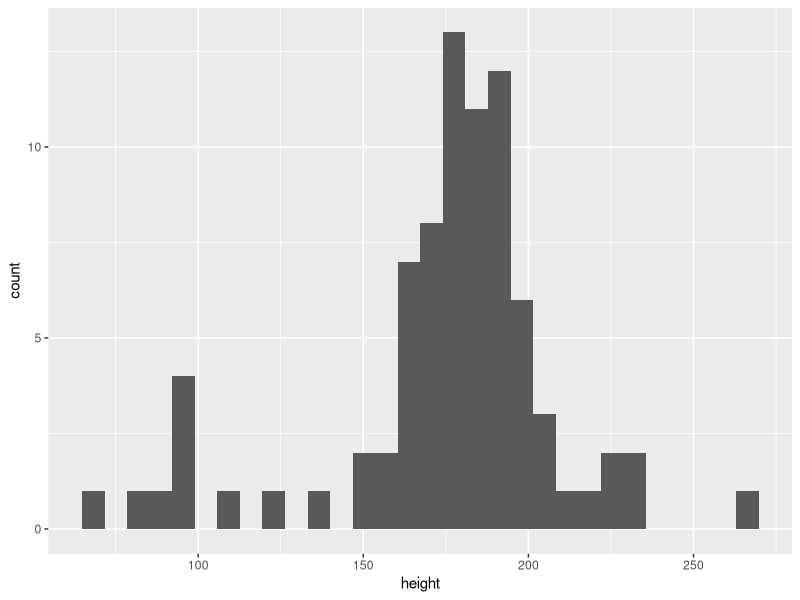
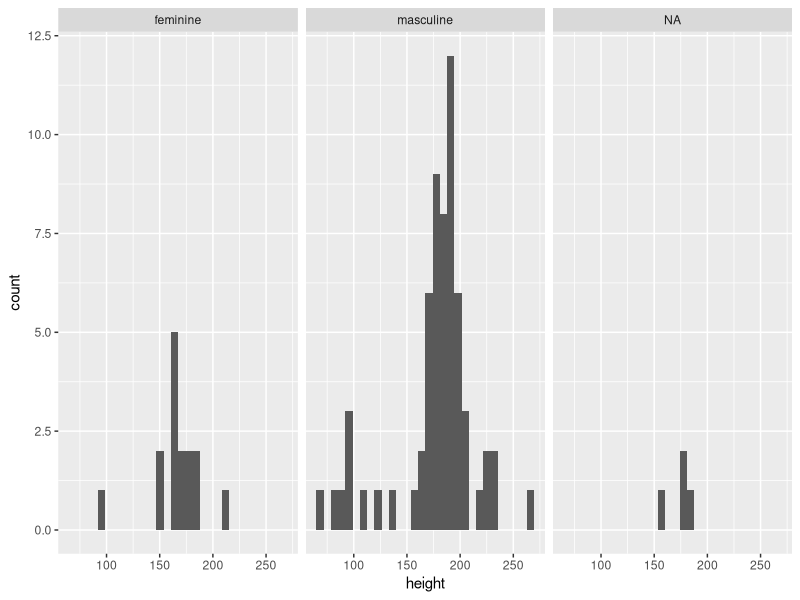
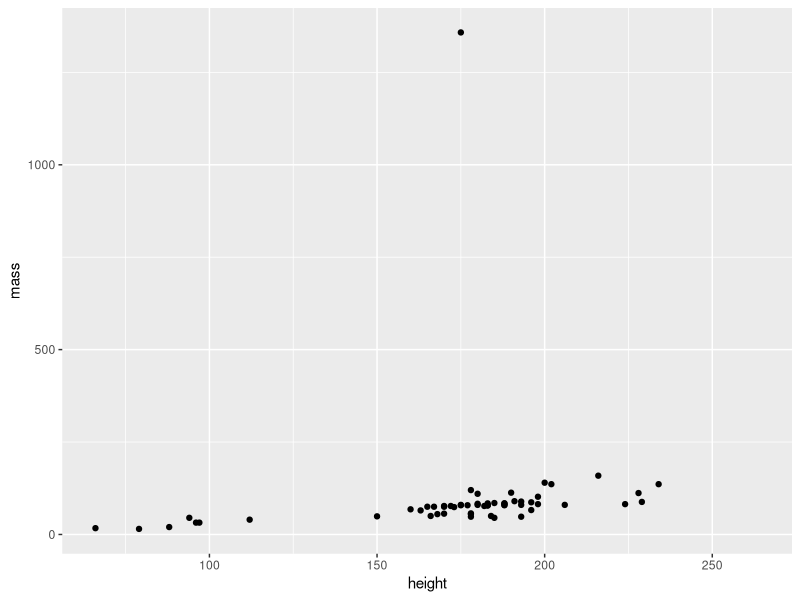
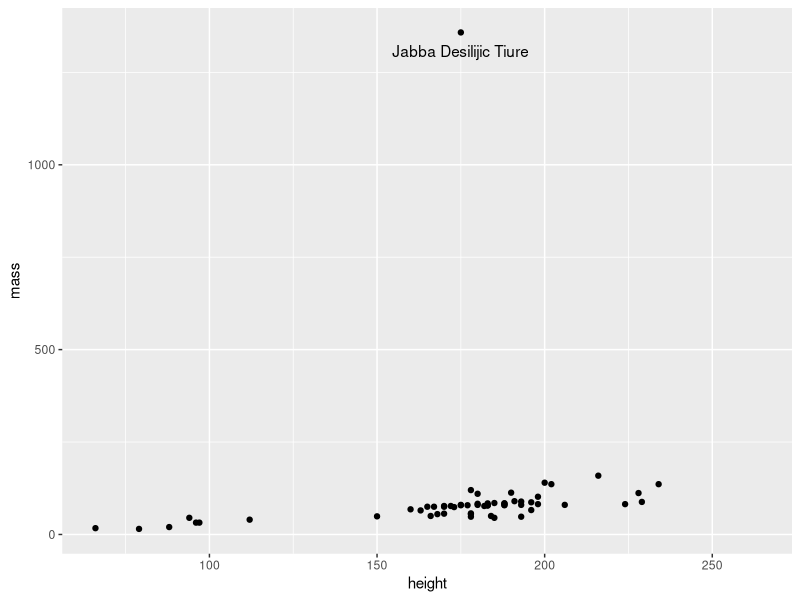
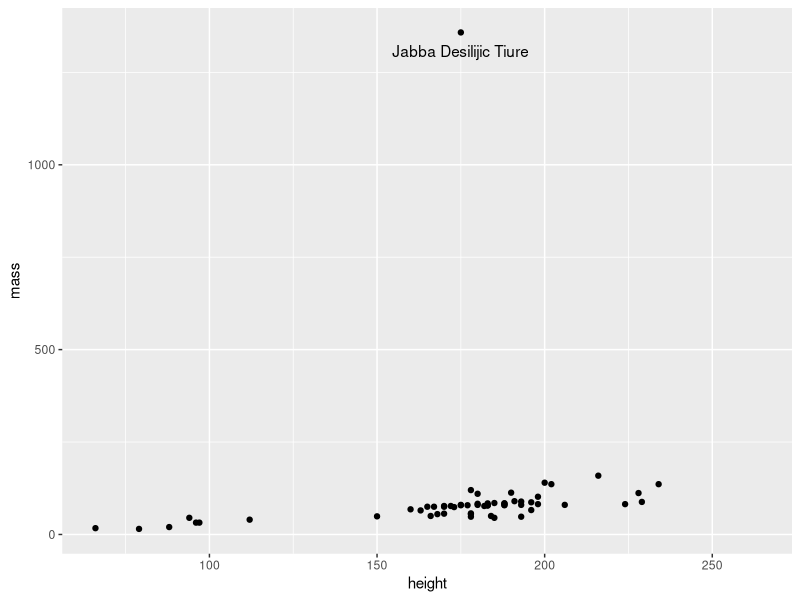
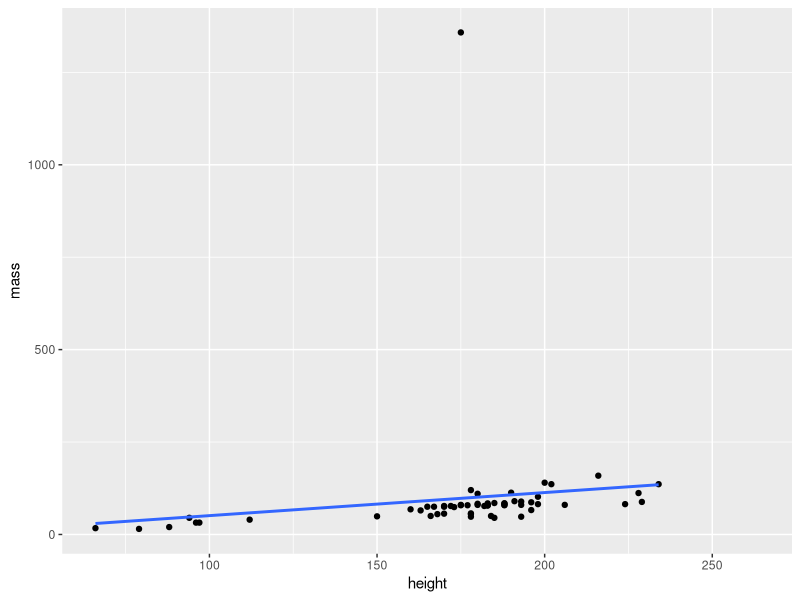

The R script that drew these images, in order:
## ---- chunk 1

# Load required libraries

library(tidyverse)

## ---- chunk 2

# built-in data

starwars_chars <- starwars

## ---- chunk 3

# hint: height is numerical; 
# look for geoms that do a good job of summarizing numerical variables

ggplot(starwars_chars) +
  geom_histogram(aes(height))

## ---- chunk 4

# hint: try facet_wrap

ggplot(starwars_chars) +
  geom_histogram(aes(height)) + 
  facet_wrap(vars(gender))

## ---- chunk 5

# what geom is best for two numerical variables?

ggplot(starwars_chars, aes(height,mass)) +
  geom_point()

## ---- chunk 6

# hint: you can use "data=" in a geom layer to use different data for that layer 

ggplot(starwars_chars, aes(height,mass)) +
  geom_point() +
  geom_text(data=starwars_chars %>% dplyr::filter(mass > 1000), aes(label=name), nudge_y = -50)

ggplot(starwars_chars, aes(height,mass)) +
  geom_point() +
  geom_text(data=starwars_chars %>% dplyr::filter(mass == max(mass, na.rm=T)), aes(label=name), nudge_y = -50)

## ---- chunk 7

# hint: look at the options for geom_smooth

ggplot(starwars_chars, aes(height,mass)) +
  geom_point() +
  geom_smooth(method = "lm", se=FALSE)

